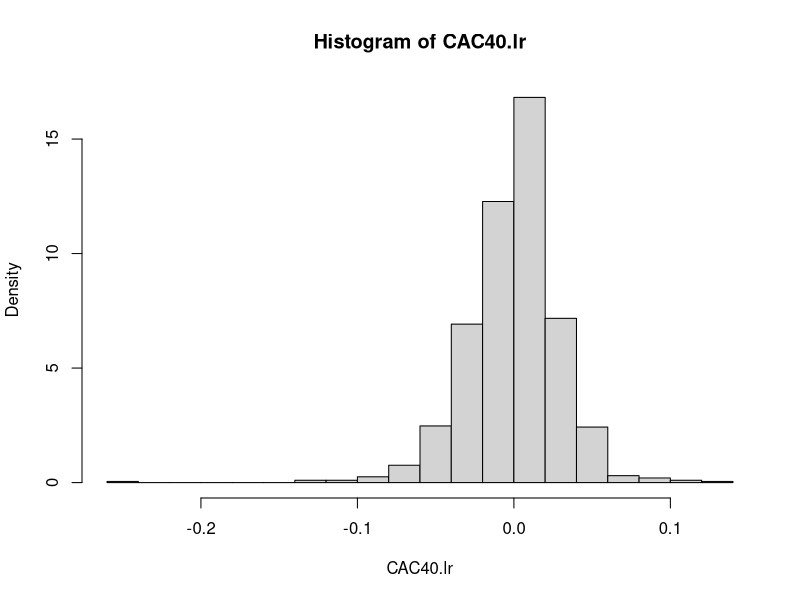
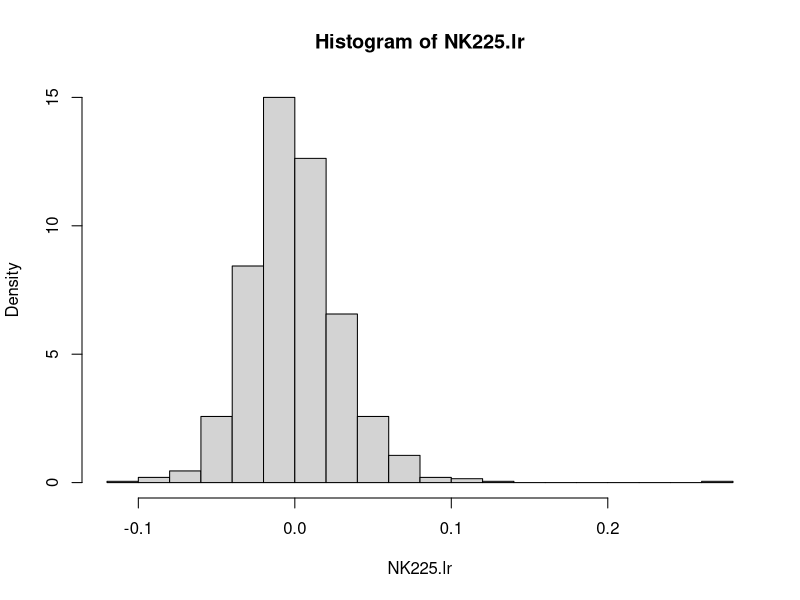
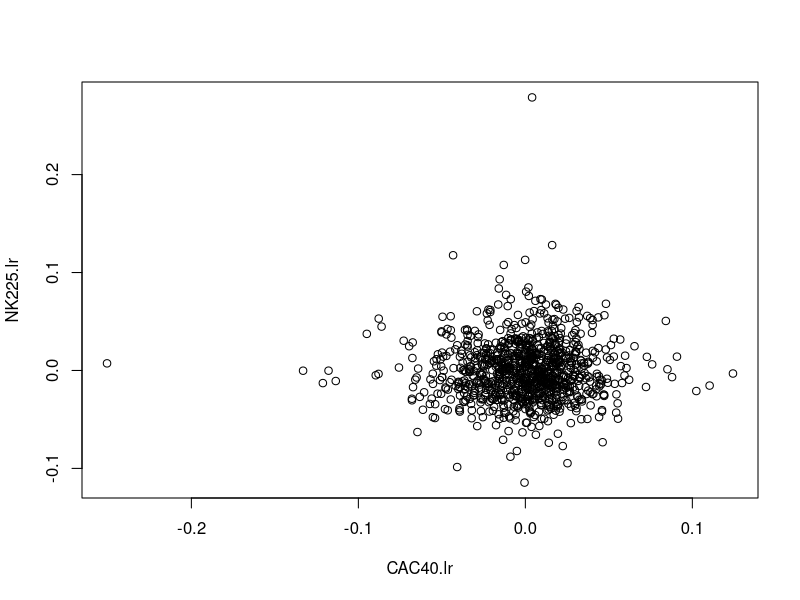
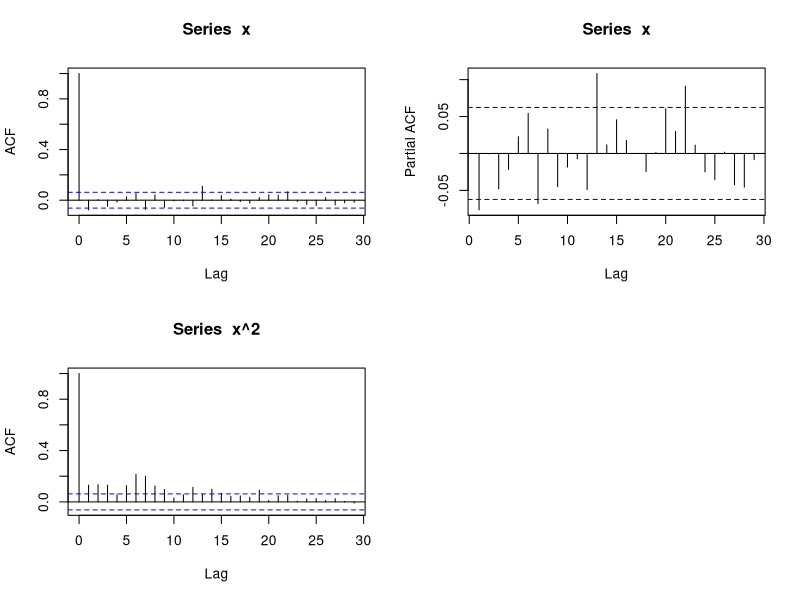

These figures' R source, in order: (Note: this script raises an error after producing the figures.)
# Functions ====================================================================
plot.ac <- function(x) {
    par(mfrow = c(2, 2))
    acf(x)
    pacf(x)
    acf(x^2)
    par(mfrow = c(1, 1))
}

# Load Data ====================================================================

CAC40 <- read.csv("data/CAC40.csv")
NK225 <- read.csv("data/NK225.csv")

CAC40.price <- CAC40$Adj.Close
NK225.price <- NK225$Price

CAC40.lr <- na.omit(log(tail(CAC40.price, -1)) - log(head(CAC40.price, -1)))
NK225.lr <- na.omit(log(tail(NK225.price, -1)) - log(head(NK225.price, -1)))

rm(CAC40, NK225, CAC40.price, NK225.price)

hist(CAC40.lr, breaks = 20, freq = FALSE)
hist(NK225.lr, breaks = 20, freq = FALSE)
plot(CAC40.lr, NK225.lr)

# TS Adjustment ================================================================

Box.test(CAC40.lr, lag = 10, type = c("Ljung-Box"), fitdf = 1) # Significant
Box.test(NK225.lr, lag = 10, type = c("Ljung-Box"), fitdf = 1) # Passed
plot.ac(CAC40.lr)

CAC40.model <- fGarch::garchFit(formula = ~arma(1, 0) + garch(1, 1), data = CAC40.lr, trace = FALSE, cond.dist = "norm")
CAC40.res <- residuals(CAC40.model, standardize = TRUE)
Box.test(CAC40.res, lag = 10, type = c("Ljung-Box"), fitdf = 1) # Passed
Box.test(CAC40.res^2, lag = 10, type = c("Ljung-Box"), fitdf = 1) # Passed
plot.ac(CAC40.res)

# PIT ==========================================================================

CAC40.params <- MASS::fitdistr(CAC40.res, "t")$estimate
NK225.params <- MASS::fitdistr(NK225.lr, "t")$estimate

hist(CAC40.res, breaks = 20, freq = FALSE)
x <- seq(-4, 4, 0.001)
lines(x, dstd(x, CAC40.params[1], CAC40.params[2]*1.1, CAC40.params[3]), type = "l")

hist(NK225.lr, breaks = 20, freq = FALSE)
x <- seq(-0.4, 0.4, 0.001)
lines(x, dstd(x, NK225.params[1], NK225.params[2]*1.2, NK225.params[3]), type = "l")

CAC40.u <- pstd(CAC40.res, CAC40.params[1], CAC40.params[2]*1.1, CAC40.params[3])
NK225.u <- pstd(NK225.lr, NK225.params[1], NK225.params[2]*1.2, NK225.params[3])

plot(CAC40.u, NK225.u)
